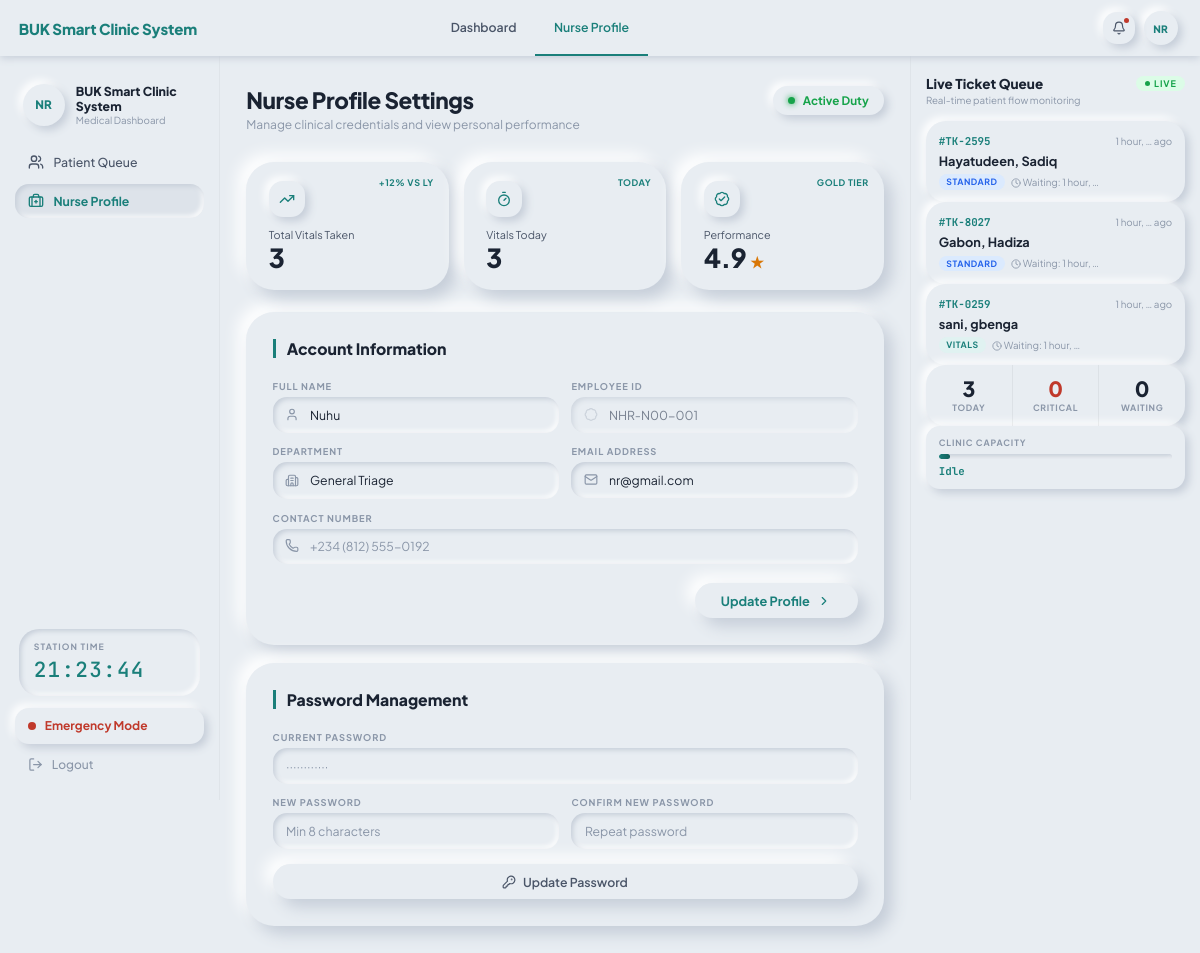
/nurse/profile/ (signed in), run on an earlier commit of the app's database.
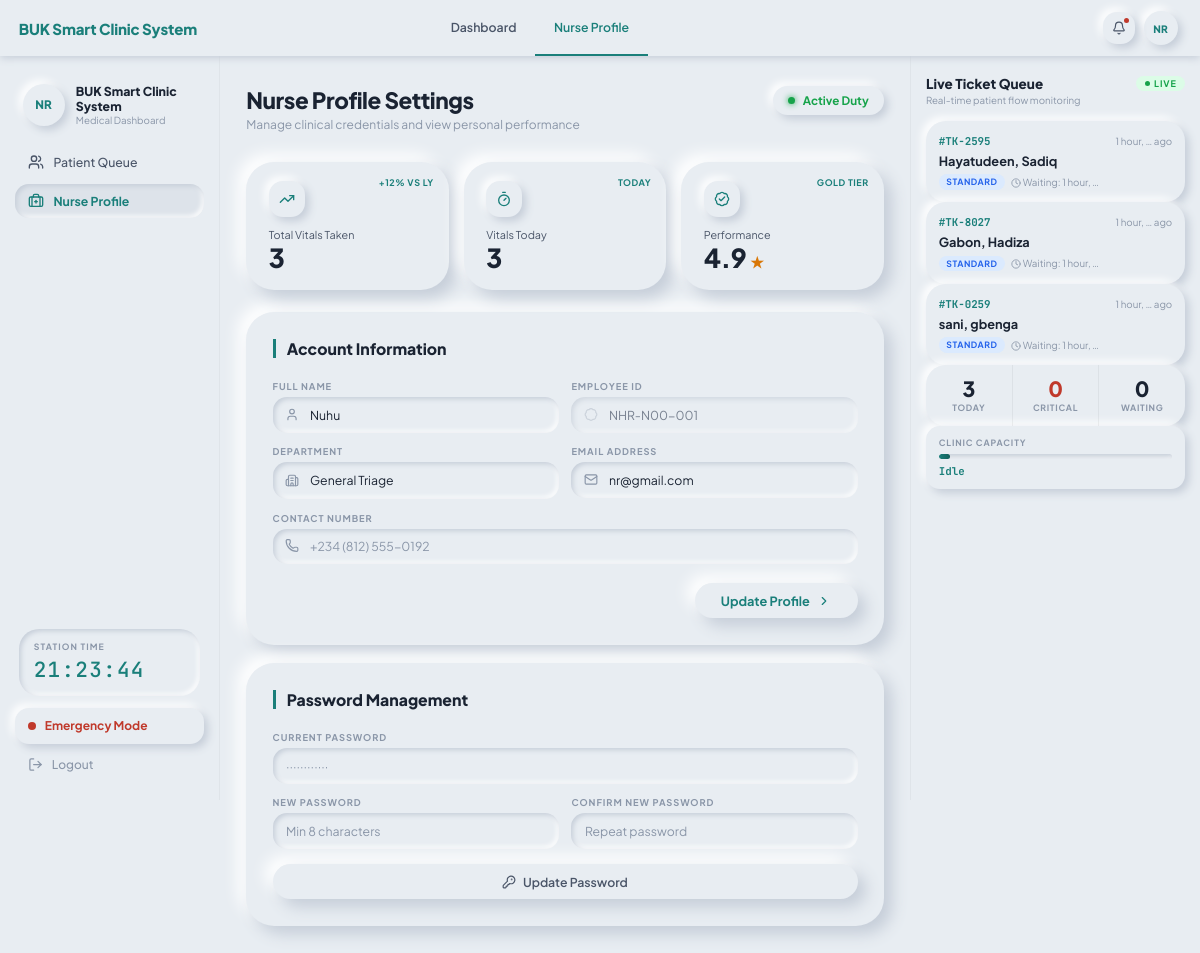
And on a later commit of the database.
### apps/clinic/models.py (models this page shows, shortened)
class Encounter(models.Model):
    class Status(models.TextChoices):
        RECEPTION    = "RECEPTION",    "Awaiting Vitals"
        TRIAGE       = "TRIAGE",       "Awaiting Consultation"
        CONSULTATION = "CONSULTATION", "With Doctor"
        LABORATORY   = "LAB",          "In Laboratory"
        PHARMACY     = "PHARMACY",     "Awaiting Medication"
        CLOSED       = "CLOSED",       "Completed"
        EMERGENCY    = "EMERGENCY",    "Emergency"
    class Priority(models.IntegerChoices):
        NORMAL    = 1, "Normal"
        URGENT    = 2, "Urgent"
        EMERGENCY = 3, "Emergency"
    patient  = models.ForeignKey(Patient, on_delete=models.CASCADE, related_name="encounters")
    visit_id = models.UUIDField(default=uuid.uuid4, editable=False, unique=True)
    status   = models.CharField(max_length=20, choices=Status.choices, default=Status.RECEPTION)
    priority = models.IntegerField(choices=Priority.choices, default=Priority.NORMAL)
    temperature    = models.DecimalField(max_digits=4, decimal_places=1, null=True, blank=True)
    weight         = models.DecimalField(max_digits=5, decimal_places=2, null=True, blank=True)
    blood_pressure = models.CharField(max_length=20, blank=True, null=True)
    heart_rate     = models.IntegerField(null=True, blank=True)
    spo2           = models.IntegerField(null=True, blank=True, help_text="Blood oxygen saturation %")
    triage_notes   = models.TextField(blank=True)
    chief_complaint = models.TextField(blank=True)
    clinical_notes  = models.TextField(blank=True)
    diagnosis       = models.TextField(blank=True)
    doctor_assigned = models.ForeignKey(
        settings.AUTH_USER_MODEL,
        on_delete=models.SET_NULL, null=True, blank=True,
        related_name="doctor_encounters",
        limit_choices_to={"role": "DOCTOR"},
    )
    checked_in_by = models.ForeignKey(
        settings.AUTH_USER_MODEL,
        on_delete=models.SET_NULL, null=True, blank=True,
        related_name="checkins_done",
    )
    created_at = models.DateTimeField(auto_now_add=True)
    closed_at  = models.DateTimeField(null=True, blank=True)
    class Meta:
        ordering = ["-priority", "created_at"]
    @property
    def ticket_number(self):
        n = str(self.visit_id.int)[-4:]
        return f"#TK-{n}"

class Patient(models.Model):
    GENDER_CHOICES = [("M", "Male"), ("F", "Female")]
    first_name    = models.CharField(max_length=255)
    middle_name   = models.CharField(max_length=255, blank=True)
    last_name     = models.CharField(max_length=255)
    reg_number    = models.CharField(max_length=30, unique=True)
    gender        = models.CharField(max_length=1, choices=GENDER_CHOICES, blank=True)
    date_of_birth = models.DateField(null=True, blank=True)
    clinic_code   = models.CharField(max_length=6, blank=True, unique=True)
    phone_number  = models.CharField(max_length=20, blank=True)
    email         = models.EmailField(blank=True)
    faculty    = models.CharField(max_length=100, blank=True)
    department = models.CharField(max_length=100, blank=True)
    level      = models.IntegerField(null=True, blank=True)
    address    = models.TextField(blank=True)
    blood_group     = models.CharField(max_length=5, blank=True)
    genotype        = models.CharField(max_length=5, blank=True)
    allergies       = models.TextField(blank=True)
    medical_history = models.TextField(blank=True)
    next_of_kin_name  = models.CharField(max_length=255, blank=True)
    next_of_kin_phone = models.CharField(max_length=20, blank=True)
    photo        = models.ImageField(upload_to="patients/photos/", null=True, blank=True)
    sif_document = models.FileField(
        upload_to="patients/sif/",
        null=True, blank=True,
        help_text="Student Information Form — PDF or image"
    )
    created_at = models.DateTimeField(auto_now_add=True)
    updated_at = models.DateTimeField(auto_now=True)
    class Meta:
        ordering = ["last_name", "first_name"]

### apps/clinic/views.py (the view, shortened to what this page needs)
# urls.py: path("nurse/profile/", views.nurse_profile_view, name="nurse_profile"),
@login_required(login_url="clinic:login")
def nurse_profile_view(request):
    if not _require_nurse(request):
        raise PermissionDenied
    user = request.user
    profile_saved = False
    password_saved = False
    password_error = None
    today = timezone.now().date()
    ctx = _nurse_ctx(request)
    ctx.update(
        {
            "active_nav": "profile",
            "profile_saved": profile_saved,
            "password_saved": password_saved,
            "password_error": password_error,
            "vitals_today": Encounter.objects.filter(
                status__in=[
                    Encounter.Status.TRIAGE,
                    Encounter.Status.CONSULTATION,
                    Encounter.Status.LABORATORY,
                    Encounter.Status.PHARMACY,
                    Encounter.Status.CLOSED,
                ],
                created_at__date=today,
            ).count(),
            "vitals_total": Encounter.objects.exclude(
                status=Encounter.Status.RECEPTION
            ).count(),
        }
    )
    return render(request, "nurse/profile.html", ctx)

### apps/clinic/views.py (called while the page is built)
def _require_nurse(request):
    if not request.user.is_authenticated:
        return False
    return getattr(request.user, "role", "") in ("NURSE", "ADMIN")

def _nurse_queue_stats():
    today = timezone.now().date()
    return {
        "today": Encounter.objects.filter(created_at__date=today).count(),
        "critical": Encounter.objects.filter(priority=Encounter.Priority.EMERGENCY)
        .exclude(status=Encounter.Status.CLOSED)
        .count(),
        "waiting": Encounter.objects.filter(status=Encounter.Status.RECEPTION).count(),
    }

def _nurse_live_queue():
    return (
        Encounter.objects.select_related("patient")
        .exclude(status__in=[Encounter.Status.CLOSED])
        .order_by("-priority", "created_at")[:20]
    )

def _nurse_ctx(request):
    return {
        "queue_stats": _nurse_queue_stats(),
        "live_queue": _nurse_live_queue(),
        "today": timezone.now().date(),
    }

### apps/clinic/templates/nurse/profile.html (shortened to what the changed rows need)
{% extends "nurse/base.html" %}
{% block content %}
<div class="profile-header-row">
  <div>
    <h1 class="page-title" style="color:var(--text-1);">Nurse Profile Settings</h1>
  </div>
</div>
{% endblock %}

### apps/clinic/templates/nurse/partials/live_queue.html (shortened to what this page needs)
{% for encounter in live_queue %}
<div class="q-ticket {% if encounter.priority == 3 %}emergency{% endif %} fade-up">
  <div class="qt-row1">
    <span class="qt-id {% if encounter.priority == 3 %}emg{% endif %}">
      {{ encounter.ticket_number }}
    </span>
    <span class="qt-age">{{ encounter.created_at|timesince|truncatewords:2 }} ago</span>
  </div>
  <div class="qt-name">{{ encounter.patient.last_name }}, {{ encounter.patient.first_name }}</div>
  <div class="qt-detail" style="justify-content:space-between;margin-top:0.35rem;">
    <div style="display:flex;align-items:center;gap:0.4rem;">
      {% if encounter.priority == 3 %}
        <span class="qt-badge badge-critical">Critical</span>
      {% elif encounter.priority == 2 %}
        <span class="qt-badge" style="background:var(--amber-light);color:var(--amber);">Urgent</span>
      {% elif encounter.status == 'TRIAGE' %}
        <span class="qt-badge badge-vitals">Vitals</span>
      {% elif encounter.status == 'CONSULTATION' %}
        <span class="qt-badge" style="background:var(--blue-light);color:var(--blue);">Doctor</span>
      {% elif encounter.status == 'CLOSED' %}
        <span class="qt-badge badge-done">Done</span>
      {% else %}
        <span class="qt-badge badge-standard">Standard</span>
      {% endif %}
      <span style="font-size:0.65rem;color:var(--text-3);">
        <i data-lucide="clock" style="width:10px;height:10px;vertical-align:middle;"></i>
        Waiting: {{ encounter.created_at|timesince|truncatewords:2 }}
      </span>
    </div>
  </div>
</div>
{% empty %}
<div style="padding:1.5rem 0;text-align:center;font-size:0.75rem;color:var(--text-3);">
  <i data-lucide="inbox" style="width:22px;height:22px;display:block;margin:0 auto 0.4rem;opacity:0.35;"></i>
  No active tickets
</div>
{% endfor %}
<div class="queue-stats-row">
  <div class="qs-stat">
    <div class="qs-val">{{ queue_stats.today }}</div>
    <div class="qs-lbl">Today</div>
  </div>
  <div class="qs-stat">
    <div class="qs-val red">{{ queue_stats.critical }}</div>
    <div class="qs-lbl">Critical</div>
  </div>
  <div class="qs-stat">
    <div class="qs-val">{{ queue_stats.waiting }}</div>
    <div class="qs-lbl">Waiting</div>
  </div>
</div>
{% with cap=queue_stats.waiting %}
<div class="capacity-bar-wrap">
  <div class="cap-label">Clinic Capacity</div>
  <div class="cap-bar">
    <div class="cap-fill" style="width:{% if cap > 20 %}100{% elif cap > 0 %}{{ cap|add:0 }}0{% else %}5{% endif %}%;"></div>
  </div>
  <div class="cap-pct">
    {% if cap == 0 %}Idle{% elif cap < 5 %}Low load{% elif cap < 15 %}Moderate load — {{ cap }} waiting{% else %}High load — {{ cap }} waiting{% endif %}
  </div>
</div>
{% endwith %}

What changed in the data, as far as the page shows it:
changed Encounter "#TK-0259": status "VITALS" → "STANDARD"
